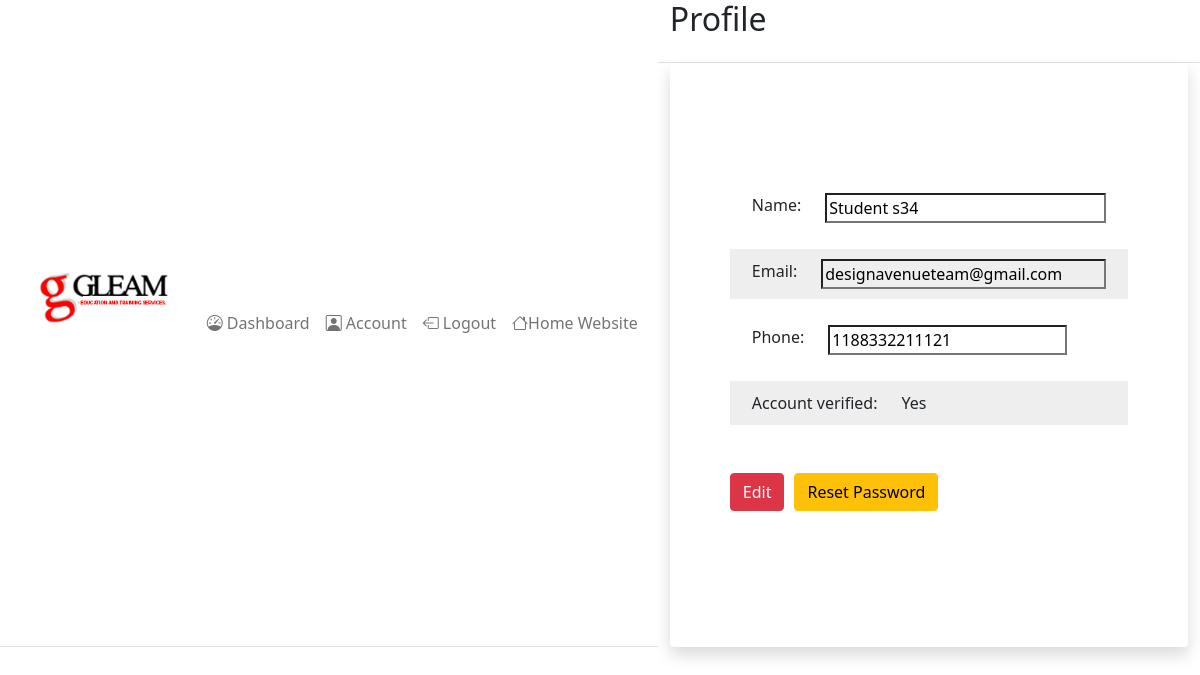
Screenshot of /profile.php (signed in) with the database file from the repository.
### tables this page shows
CREATE TABLE `users` (
  `id` int(11) NOT NULL,
  `name` text DEFAULT NULL,
  `email` varchar(50) NOT NULL,
  `phone` bigint(15) NOT NULL,
  `password` varchar(100) NOT NULL,
  `is_admin` int(11) NOT NULL DEFAULT 0 COMMENT '0-student, 1-admin,2-agent, 3-gleam admin',
  `verification_code` text DEFAULT NULL,
  `forgot_token` text DEFAULT NULL,
  `verified` int(10) NOT NULL DEFAULT 0 COMMENT '0-No, 1-Yes',
  `user_block` int(10) NOT NULL DEFAULT 0 COMMENT '0-unblock, 1-block',
  `created_at` timestamp NOT NULL DEFAULT current_timestamp(),
  `updated_at` timestamp NULL DEFAULT NULL ON UPDATE current_timestamp(),
  `deleted_at` timestamp NULL DEFAULT NULL
);

### profile.php (the view, shortened to what this page needs)
<!DOCTYPE html>
<html lang="en">
<head>
    <?php include("./components/header_links.php"); ?>
</head>
<body>
    <div class="d-flex flex-column flex-lg-row h-lg-full bg-surface-secondary">
        <?php include("./components/navbar.php"); ?>
        <div class="h-screen flex-grow-1 overflow-y-lg-auto">
            <header class="bg-surface-primary border-bottom pt-6">
                <div class="container-fluid">
                    <div class="mb-npx">
                        <div class="row align-items-center">
                            <div class="col-sm-6 col-12 mb-4 mb-sm-0">
                                <h1 class="h2 mb-0 ls-tight mb-4">Profile</h1>
                            </div>
                        </div>
                    </div>
                </div>
            </header>
            <main class="py-6 bg-surface-secondary">
                <div class="container-fluid">
                    <div class="card shadow border-0 mb-7">
                        <div class="container-fluid p-5 my-5">
                            <?php
                            include("../backend/config.php");
                            $stmt="SELECT name,email,phone,verified FROM `users` WHERE id=(?) LIMIT 1";
                            $sql=mysqli_prepare($conn, $stmt);
                            mysqli_stmt_bind_param($sql,"i",$_SESSION["student_id"]);
                            $result=mysqli_stmt_execute($sql);
                            if($result){
                                    $data= mysqli_stmt_get_result($sql);
                                    while ($row = mysqli_fetch_array($data)){
                                        $name=$row["name"];
                                        $email=$row["email"];
                                        $phone=$row["phone"];
                                        $verified=$row["verified"];
                                    }
                            }
                            ?>
                           <form action="../backend/students/update_details.php" class="p-4" method="post">
                                <div class="row mb-3" style="padding: 10px;">
                                    <div class="col-auto text-center">
                                        Name:
                                    </div>
                                    <div class="col">
                                        <input type="text" id="username" readonly name="name"
                                        style="outline: none; background-color: transparent; width: 100%;"
                                        value="<?php echo $name;?>">
                                    </div>
                                </div>
                                <div class="row mb-3" style="background-color: #EEEEEE; padding: 10px;">
                                    <div class="col-auto text-center">
                                        Email:
                                    </div>
                                    <div class="col">
                                      <input name="email"
                                      style="background-color: transparent; outline: none; width: 100%;"
                                      type="email" readonly value="<?php echo $email;?>">
                                    </div>
                                </div>
                                <div class="row mb-3" style="padding: 10px;">
                                    <div class="col-auto text-center">
                                        Phone:
                                    </div>
                                    <div class="col-auto">
                                        <input type="tel" id="userphone" readonly name="phone" style="outline: none; background-color: transparent;" minlength="10" value="<?php echo $phone;?>">
                                    </div>
                                </div>
                                <div class="row mb-5" style="background-color: #EEEEEE; padding: 10px;">
                                    <div class="col-auto text-center">
                                        Account verified:
                                    </div>
                                    <div class="col-auto">
                                        <?php echo $verified==1?"Yes":"No";?>
                                    </div>
                                </div>
                                <div class="row mb-3">
                                    <button class="btn btn-danger col-auto" style="margin-right: 10px;"  onclick="make_editable()" type="button" id="editbtn">Edit</button>
                                    <a class="btn btn-warning col-auto" href="./enter_mail.php" id="resetbtn">Reset Password</a>
                                </div>
                           </form>
                        </div>
                    </div>
                </div>
            </main>
        </div>
    </div>
</body>
</html>

### rows the page displays
users: name "Student s34", email "designavenueteam@gmail.com", phone "1188332211121"
